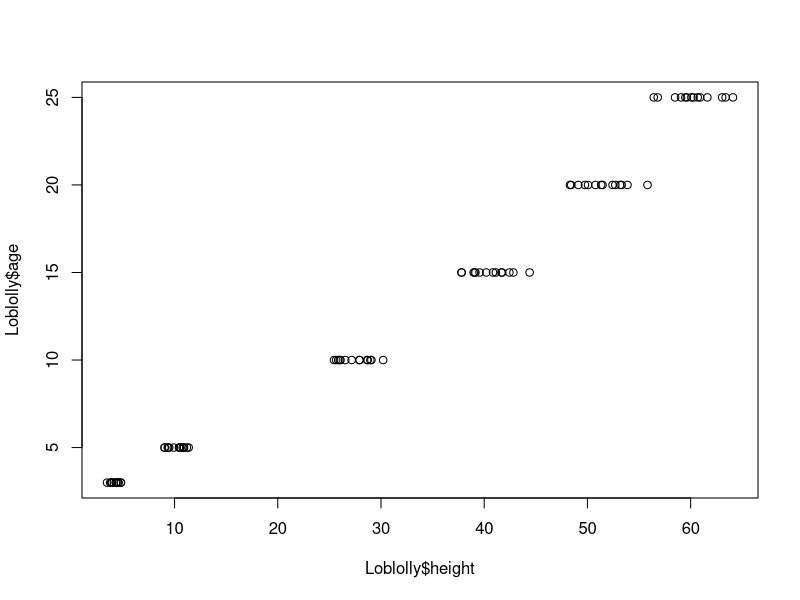
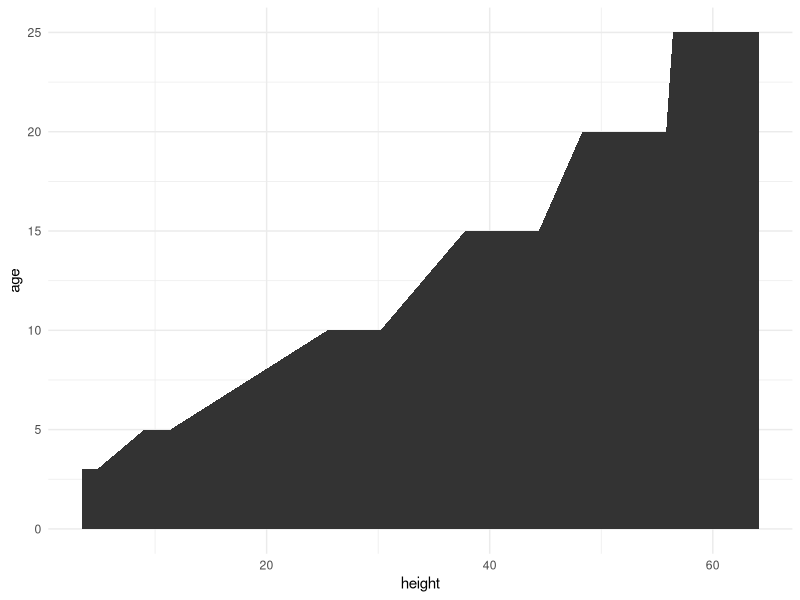
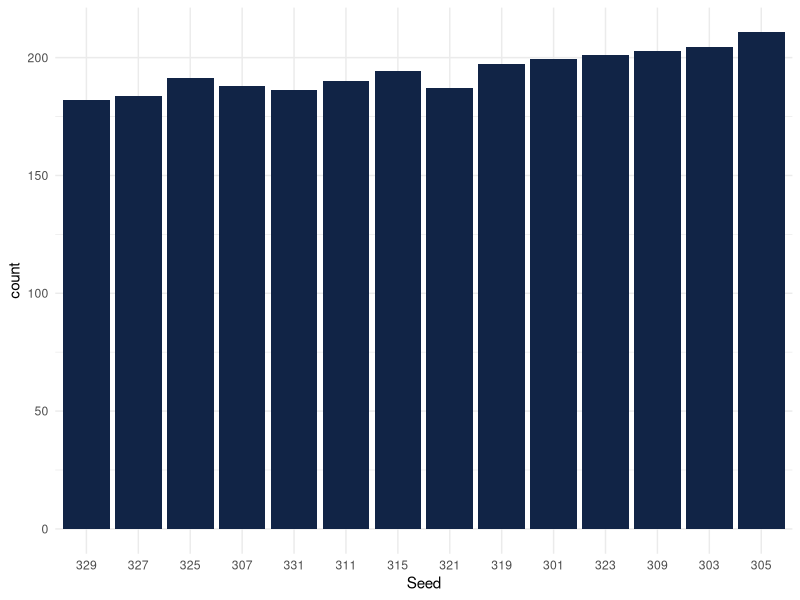

Reproduce these figures in R, in order.
## ---- chunk 1
knitr::opts_chunk$set(echo = TRUE)
## ---- chunk 2
data("Loblolly")
summary(Loblolly)
## ---- chunk 3
height <- Loblolly$height*1.5
summary(Loblolly)
## ---- chunk 4
plot(Loblolly$height,Loblolly$age)
## ---- chunk 5
library(ggplot2)

ggplot(Loblolly) +
 aes(x = height, y = age) +
 geom_area() +
 theme_minimal()
## ---- chunk 6
ggplot(Loblolly) +
  aes(x = Seed, weight = height) +
  geom_bar(fill = "#112446") +
  theme_minimal()
